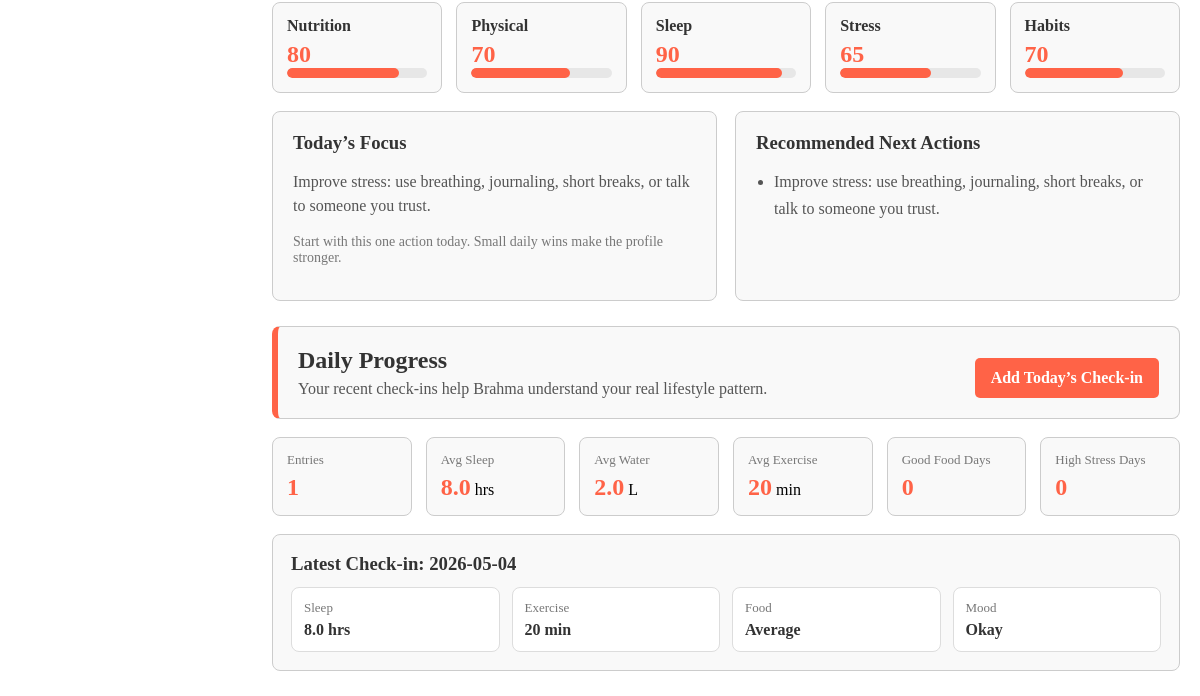
/home (signed in, lower part), run on an earlier commit of the app's database.
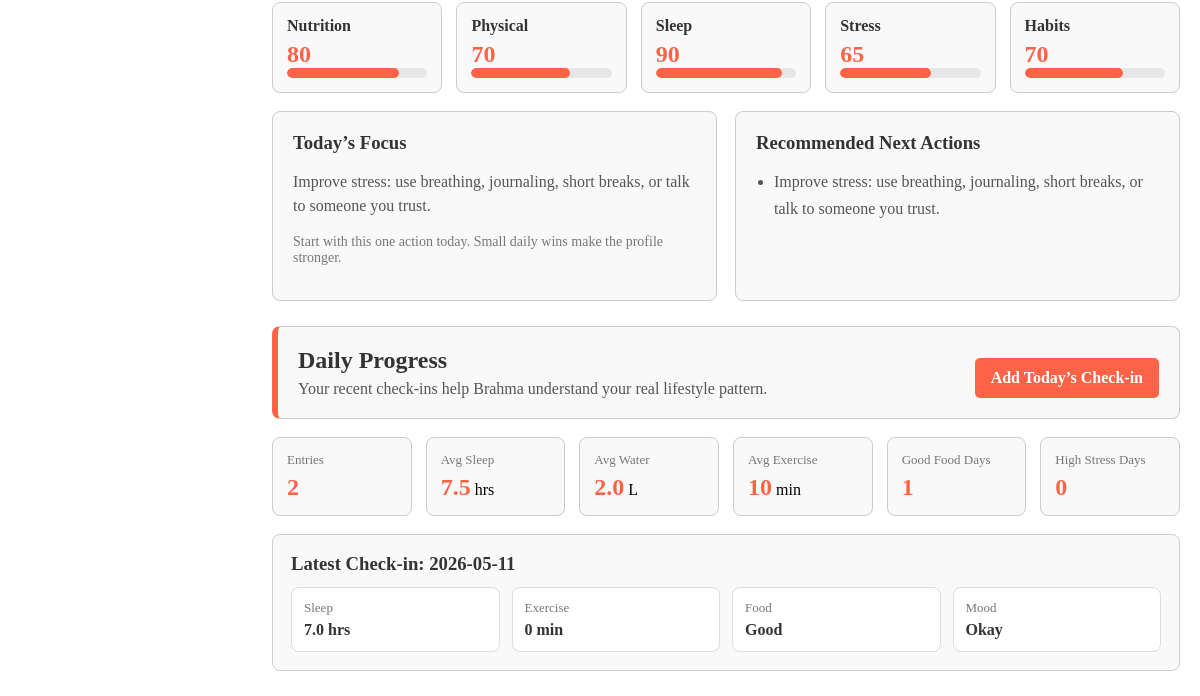
And on a later commit of the database.
### tables this page shows
CREATE TABLE daily_checkins (
                  id integer primary key autoincrement,
                  user_id integer not null,
                  checkin_date text not null,
                  sleep_hours real not null,
                  water_intake real not null,
                  exercise_minutes integer not null,
                  food_quality text not null,
                  stress_level text not null,
                  mood text not null,
                  weight real,
                  notes text,
                  foreign key (user_id) references users(id)
                  );

### app.py (the view)
@app.route('/home')
def home():
    if 'user_id' not in session:
        return redirect('/login')
    profile = get_health_profile(session['user_id'])
    analysis = calculate_health_analysis(profile) if profile else None
    checkins = get_recent_checkins(session['user_id'])
    checkin_summary = summarize_checkins(checkins)
    latest_checkin = checkins[0] if checkins else None
    Nutrition_data = read_static_text('Nutrition.txt')
    Physical_data = read_static_text('physical.txt')
    Sleep_data = read_static_text('Sleep.txt')
    Stress_data = read_static_text('Stress-management.txt')
    return render_template('home.html',Nutrition_data=Nutrition_data, Physical_data=Physical_data, Sleep_data=Sleep_data, Stress_data=Stress_data, profile=profile, analysis=analysis, checkin_summary=checkin_summary, latest_checkin=latest_checkin)

### app.py (called while the page is built)
def get_health_profile(user_id):
    conn = sqlite3.connect("database.db")
    conn.row_factory = sqlite3.Row
    cursor = conn.cursor()
    cursor.execute(
        "select * from health_profiles where user_id=?",
        (user_id,)
    )
    profile = cursor.fetchone()
    conn.close()
    return profile

def read_static_text(filename):
    with io.open(os.path.join('static', filename), 'r', encoding='utf-8') as file:
        return file.read()

def get_recent_checkins(user_id, limit=7):
    conn = sqlite3.connect("database.db")
    conn.row_factory = sqlite3.Row
    cursor = conn.cursor()
    cursor.execute(
        "select * from daily_checkins where user_id=? order by checkin_date desc, id desc limit ?",
        (user_id, limit)
    )
    checkins = cursor.fetchall()
    conn.close()
    return checkins

### templates/home.html (shortened to what this page needs)
﻿{% extends "base.html" %}
{% block content %}
{% if analysis %}
<div class="analysis-dashboard">
    <div class="score-card-grid">
        {% for item in analysis.scores %}
        <div class="score-card">
            <strong>{{ item.name }}</strong>
            <span>{{ item.score }}</span>
            <div class="score-bar">
                <div class="score-fill" data-score="{{ item.score }}"></div>
            </div>
        </div>
        {% endfor %}
    </div>
    <div class="analysis-grid">
        <div class="analysis-panel">
            <h3>Today’s Focus</h3>
            <p class="bmi-text">
                {{ analysis.suggestions[0] }}
            </p>
            <p class="health-note">
                Start with this one action today. Small daily wins make the profile stronger.
            </p>
        </div>
        <div class="analysis-panel">
            <h3>Recommended Next Actions</h3>
            <ul class="suggestion-list">
                {% for suggestion in analysis.suggestions %}
                <li>{{ suggestion }}</li>
                {% endfor %}
            </ul>
        </div>
    </div>
</div>
{% endif %}
<div class="checkin-dashboard">
    <div class="checkin-header">
        <div>
            <h2>Daily Progress</h2>
            <p>Your recent check-ins help Brahma understand your real lifestyle pattern.</p>
        </div>
        <a href="/healthcheckins" class="checkin-btn">Add Today’s Check-in</a>
    </div>
    {% if checkin_summary %}
    <div class="checkin-grid">
        <div class="checkin-card">
            <span>Entries</span>
            <strong>{{ checkin_summary.total }}</strong>
        </div>
        <div class="checkin-card">
            <span>Avg Sleep</span>
            <strong>{{ checkin_summary.avg_sleep }}</strong> hrs
        </div>
        <div class="checkin-card">
            <span>Avg Water</span>
            <strong>{{ checkin_summary.avg_water }}</strong> L
        </div>
        <div class="checkin-card">
            <span>Avg Exercise</span>
            <strong>{{ checkin_summary.avg_exercise }}</strong> min
        </div>
        <div class="checkin-card">
            <span>Good Food Days</span>
            <strong>{{ checkin_summary.good_food_days }}</strong>
        </div>
        <div class="checkin-card">
            <span>High Stress Days</span>
            <strong>{{ checkin_summary.high_stress_days }}</strong>
        </div>
    </div>
    {% if latest_checkin %}
    <div class="latest-checkin">
        <h3>Latest Check-in: {{ latest_checkin['checkin_date'] }}</h3>
        <div class="latest-grid">
            <div class="latest-item">
                <span>Sleep</span>
                <strong>{{ latest_checkin['sleep_hours'] }} hrs</strong>
            </div>
            <div class="latest-item">
                <span>Exercise</span>
                <strong>{{ latest_checkin['exercise_minutes'] }} min</strong>
            </div>
            <div class="latest-item">
                <span>Food</span>
                <strong>{{ latest_checkin['food_quality'].title() }}</strong>
            </div>
            <div class="latest-item">
                <span>Mood</span>
                <strong>{{ latest_checkin['mood'].title() }}</strong>
            </div>
        </div>
    </div>
    {% endif %}
    {% endif %}
</div>
{% endblock %}

What changed in the data, as far as the page shows it:
no longer on this page (row unchanged): daily_checkins: checkin_date "2026-05-04", sleep_hours "8.0", exercise_minutes "20", food_quality "Average", mood "Okay"
added daily_checkins: checkin_date "2026-05-11", sleep_hours "7.0", exercise_minutes "0", food_quality "Good", mood "Okay"
Also different on the page:
{{ checkin_summary.total }}: "1" → "2"
{{ checkin_summary.avg_sleep }}: "8.0" → "7.5"
{{ checkin_summary.avg_exercise }}: "20" → "10"
{{ checkin_summary.good_food_days }}: "0" → "1"
